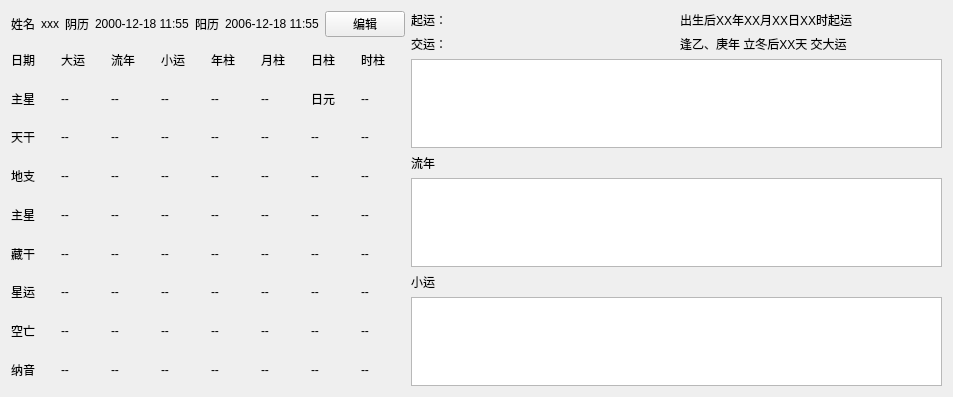
<?xml version="1.0" encoding="UTF-8"?>
<ui version="4.0">
 <class>BaziDialog</class>
 <widget class="QWidget" name="BaziDialog">
  <property name="geometry">
   <rect>
    <x>0</x>
    <y>0</y>
    <width>953</width>
    <height>397</height>
   </rect>
  </property>
  <property name="windowTitle">
   <string>Form</string>
  </property>
  <layout class="QGridLayout" name="gridLayout">
   <item row="0" column="1">
    <layout class="QVBoxLayout" name="verticalLayout_3">
     <item>
      <layout class="QHBoxLayout" name="horizontalLayout_2">
       <item>
        <widget class="QLabel" name="label_qiyun">
         <property name="acceptDrops">
          <bool>false</bool>
         </property>
         <property name="layoutDirection">
          <enum>Qt::LeftToRight</enum>
         </property>
         <property name="text">
          <string>起运：</string>
         </property>
        </widget>
       </item>
       <item>
        <widget class="QLabel" name="label_qiyun_value">
         <property name="text">
          <string>出生后XX年XX月XX日XX时起运</string>
         </property>
        </widget>
       </item>
      </layout>
     </item>
     <item>
      <layout class="QHBoxLayout" name="horizontalLayout_12">
       <item>
        <widget class="QLabel" name="label_jiaoyun">
         <property name="acceptDrops">
          <bool>false</bool>
         </property>
         <property name="layoutDirection">
          <enum>Qt::LeftToRight</enum>
         </property>
         <property name="text">
          <string>交运：</string>
         </property>
        </widget>
       </item>
       <item>
        <widget class="QLabel" name="label_jiaoyun_value">
         <property name="text">
          <string>逢乙、庚年 立冬后XX天 交大运</string>
         </property>
        </widget>
       </item>
      </layout>
     </item>
     <item>
      <layout class="QVBoxLayout" name="verticalLayout_2">
       <item>
        <widget class="QTableWidget" name="tableWidget_dayun"/>
       </item>
       <item>
        <widget class="QLabel" name="label_liunian_2">
         <property name="text">
          <string>流年</string>
         </property>
        </widget>
       </item>
       <item>
        <widget class="QTableWidget" name="tableWidget_liunian"/>
       </item>
       <item>
        <widget class="QLabel" name="label_xiaoyun_2">
         <property name="text">
          <string>小运</string>
         </property>
        </widget>
       </item>
       <item>
        <widget class="QTableWidget" name="tableWidget_xiaoyun"/>
       </item>
      </layout>
     </item>
    </layout>
   </item>
   <item row="0" column="0">
    <layout class="QVBoxLayout" name="verticalLayout">
     <item>
      <layout class="QHBoxLayout" name="horizontalLayout">
       <item>
        <widget class="QLabel" name="label_Name">
         <property name="text">
          <string>姓名</string>
         </property>
        </widget>
       </item>
       <item>
        <widget class="QLabel" name="label_Name_value">
         <property name="text">
          <string>xxx</string>
         </property>
        </widget>
       </item>
       <item>
        <widget class="QLabel" name="label_lunar">
         <property name="text">
          <string>阴历</string>
         </property>
        </widget>
       </item>
       <item>
        <widget class="QLabel" name="label_lunar_value">
         <property name="text">
          <string>2000-12-18 11:55</string>
         </property>
        </widget>
       </item>
       <item>
        <widget class="QLabel" name="label_solar">
         <property name="text">
          <string>阳历</string>
         </property>
        </widget>
       </item>
       <item>
        <widget class="QLabel" name="label_solar_value">
         <property name="text">
          <string>2006-12-18 11:55</string>
         </property>
        </widget>
       </item>
       <item>
        <widget class="QPushButton" name="pushButton_edit">
         <property name="text">
          <string>编辑</string>
         </property>
        </widget>
       </item>
      </layout>
     </item>
     <item>
      <layout class="QHBoxLayout" name="horizontalLayout_3">
       <item>
        <widget class="QLabel" name="label_date">
         <property name="text">
          <string>日期</string>
         </property>
        </widget>
       </item>
       <item>
        <widget class="QLabel" name="label_dayun">
         <property name="text">
          <string>大运</string>
         </property>
        </widget>
       </item>
       <item>
        <widget class="QLabel" name="label_liunian">
         <property name="text">
          <string>流年</string>
         </property>
        </widget>
       </item>
       <item>
        <widget class="QLabel" name="label_xiaoyun">
         <property name="text">
          <string>小运</string>
         </property>
        </widget>
       </item>
       <item>
        <widget class="QLabel" name="label_nianzhu">
         <property name="text">
          <string>年柱</string>
         </property>
        </widget>
       </item>
       <item>
        <widget class="QLabel" name="label_yuezhu">
         <property name="text">
          <string>月柱</string>
         </property>
        </widget>
       </item>
       <item>
        <widget class="QLabel" name="label_rizhu">
         <property name="text">
          <string>日柱</string>
         </property>
        </widget>
       </item>
       <item>
        <widget class="QLabel" name="label_shizhu">
         <property name="text">
          <string>时柱</string>
         </property>
        </widget>
       </item>
      </layout>
     </item>
     <item>
      <layout class="QHBoxLayout" name="horizontalLayout_4">
       <item>
        <widget class="QLabel" name="label_zhuxing">
         <property name="text">
          <string>主星</string>
         </property>
        </widget>
       </item>
       <item>
        <widget class="QLabel" name="label_zhuxing_dayun">
         <property name="text">
          <string>--</string>
         </property>
        </widget>
       </item>
       <item>
        <widget class="QLabel" name="label_zhuxing_liunian">
         <property name="text">
          <string>--</string>
         </property>
        </widget>
       </item>
       <item>
        <widget class="QLabel" name="label_zhuxing_xiaoyun">
         <property name="text">
          <string>--</string>
         </property>
        </widget>
       </item>
       <item>
        <widget class="QLabel" name="label_zhuxing_nianzhu">
         <property name="text">
          <string>--</string>
         </property>
        </widget>
       </item>
       <item>
        <widget class="QLabel" name="label_zhuxing_yuezhu">
         <property name="text">
          <string>--</string>
         </property>
        </widget>
       </item>
       <item>
        <widget class="QLabel" name="label_zhuxing_rizhu">
         <property name="text">
          <string>日元</string>
         </property>
        </widget>
       </item>
       <item>
        <widget class="QLabel" name="label_zhuxing_shizhu">
         <property name="text">
          <string>--</string>
         </property>
        </widget>
       </item>
      </layout>
     </item>
     <item>
      <layout class="QHBoxLayout" name="horizontalLayout_5">
       <item>
        <widget class="QLabel" name="label_tiangan">
         <property name="text">
          <string>天干</string>
         </property>
        </widget>
       </item>
       <item>
        <widget class="QLabel" name="label_tiangan_dayun">
         <property name="text">
          <string>--</string>
         </property>
        </widget>
       </item>
       <item>
        <widget class="QLabel" name="label_tiangan_liunian">
         <property name="text">
          <string>--</string>
         </property>
        </widget>
       </item>
       <item>
        <widget class="QLabel" name="label_tiangan_xiaoyun">
         <property name="text">
          <string>--</string>
         </property>
        </widget>
       </item>
       <item>
        <widget class="QLabel" name="label_tiangan_nianzhu">
         <property name="text">
          <string>--</string>
         </property>
        </widget>
       </item>
       <item>
        <widget class="QLabel" name="label_tiangan_yuezhu">
         <property name="text">
          <string>--</string>
         </property>
        </widget>
       </item>
       <item>
        <widget class="QLabel" name="label_tiangan_rizhu">
         <property name="text">
          <string>--</string>
         </property>
        </widget>
       </item>
       <item>
        <widget class="QLabel" name="label_tiangan_shizhu">
         <property name="text">
          <string>--</string>
         </property>
        </widget>
       </item>
      </layout>
     </item>
     <item>
      <layout class="QHBoxLayout" name="horizontalLayout_6">
       <item>
        <widget class="QLabel" name="label_dizhi">
         <property name="text">
          <string>地支</string>
         </property>
        </widget>
       </item>
       <item>
        <widget class="QLabel" name="label_dizhi_dayun">
         <property name="text">
          <string>--</string>
         </property>
        </widget>
       </item>
       <item>
        <widget class="QLabel" name="label_dizhi_liunian">
         <property name="text">
          <string>--</string>
         </property>
        </widget>
       </item>
       <item>
        <widget class="QLabel" name="label_dizhi_xiaoyun">
         <property name="text">
          <string>--</string>
         </property>
        </widget>
       </item>
       <item>
        <widget class="QLabel" name="label_dizhi_nianzhu">
         <property name="text">
          <string>--</string>
         </property>
        </widget>
       </item>
       <item>
        <widget class="QLabel" name="label_dizhi_yuezhu">
         <property name="text">
          <string>--</string>
         </property>
        </widget>
       </item>
       <item>
        <widget class="QLabel" name="label_dizhi_rizhu">
         <property name="text">
          <string>--</string>
         </property>
        </widget>
       </item>
       <item>
        <widget class="QLabel" name="label_dizhi_shizhu">
         <property name="text">
          <string>--</string>
         </property>
        </widget>
       </item>
      </layout>
     </item>
     <item>
      <layout class="QHBoxLayout" name="horizontalLayout_11">
       <item>
        <widget class="QLabel" name="label_dizhi_zhuxing">
         <property name="text">
          <string>主星</string>
         </property>
        </widget>
       </item>
       <item>
        <widget class="QLabel" name="label_dizhi_zhuxing_dayun">
         <property name="text">
          <string>--</string>
         </property>
        </widget>
       </item>
       <item>
        <widget class="QLabel" name="label_dizhi_zhuxing_liunian">
         <property name="text">
          <string>--</string>
         </property>
        </widget>
       </item>
       <item>
        <widget class="QLabel" name="label_dizhi_zhuxing_xiaoyun">
         <property name="text">
          <string>--</string>
         </property>
        </widget>
       </item>
       <item>
        <widget class="QLabel" name="label_dizhi_zhuxing_nianzhu">
         <property name="text">
          <string>--</string>
         </property>
        </widget>
       </item>
       <item>
        <widget class="QLabel" name="label_dizhi_zhuxing_yuezhu">
         <property name="text">
          <string>--</string>
         </property>
        </widget>
       </item>
       <item>
        <widget class="QLabel" name="label_dizhi_zhuxing_rizhu">
         <property name="text">
          <string>--</string>
         </property>
        </widget>
       </item>
       <item>
        <widget class="QLabel" name="label_dizhi_zhuxing_shizhu">
         <property name="text">
          <string>--</string>
         </property>
        </widget>
       </item>
      </layout>
     </item>
     <item>
      <layout class="QHBoxLayout" name="horizontalLayout_7">
       <item>
        <widget class="QLabel" name="label_canggan">
         <property name="text">
          <string>藏干</string>
         </property>
        </widget>
       </item>
       <item>
        <widget class="QLabel" name="label_canggan_dayun">
         <property name="text">
          <string>--</string>
         </property>
        </widget>
       </item>
       <item>
        <widget class="QLabel" name="label_canggan_liunian">
         <property name="text">
          <string>--</string>
         </property>
        </widget>
       </item>
       <item>
        <widget class="QLabel" name="label_canggan_xiaoyun">
         <property name="text">
          <string>--</string>
         </property>
        </widget>
       </item>
       <item>
        <widget class="QLabel" name="label_canggan_nianzhu">
         <property name="text">
          <string>--</string>
         </property>
        </widget>
       </item>
       <item>
        <widget class="QLabel" name="label_canggan_yuezhu">
         <property name="text">
          <string>--</string>
         </property>
        </widget>
       </item>
       <item>
        <widget class="QLabel" name="label_canggan_rizhu">
         <property name="text">
          <string>--</string>
         </property>
        </widget>
       </item>
       <item>
        <widget class="QLabel" name="label_canggan_shizhu">
         <property name="text">
          <string>--</string>
         </property>
        </widget>
       </item>
      </layout>
     </item>
     <item>
      <layout class="QHBoxLayout" name="horizontalLayout_9">
       <item>
        <widget class="QLabel" name="label_xingyun">
         <property name="text">
          <string>星运</string>
         </property>
        </widget>
       </item>
       <item>
        <widget class="QLabel" name="label_xingyun_dayun">
         <property name="text">
          <string>--</string>
         </property>
        </widget>
       </item>
       <item>
        <widget class="QLabel" name="label_xingyun_liunian">
         <property name="text">
          <string>--</string>
         </property>
        </widget>
       </item>
       <item>
        <widget class="QLabel" name="label_xingyun_xiaoyun">
         <property name="text">
          <string>--</string>
         </property>
        </widget>
       </item>
       <item>
        <widget class="QLabel" name="label_xingyun_nianzhu">
         <property name="text">
          <string>--</string>
         </property>
        </widget>
       </item>
       <item>
        <widget class="QLabel" name="label_xingyun_yuezhu">
         <property name="text">
          <string>--</string>
         </property>
        </widget>
       </item>
       <item>
        <widget class="QLabel" name="label_xingyun_rizhu">
         <property name="text">
          <string>--</string>
         </property>
        </widget>
       </item>
       <item>
        <widget class="QLabel" name="label_xingyun_shizhu">
         <property name="text">
          <string>--</string>
         </property>
        </widget>
       </item>
      </layout>
     </item>
     <item>
      <layout class="QHBoxLayout" name="horizontalLayout_8">
       <item>
        <widget class="QLabel" name="label_kongwang">
         <property name="text">
          <string>空亡</string>
         </property>
        </widget>
       </item>
       <item>
        <widget class="QLabel" name="label_kongwang_dayun">
         <property name="text">
          <string>--</string>
         </property>
        </widget>
       </item>
       <item>
        <widget class="QLabel" name="label_kongwang_liunian">
         <property name="text">
          <string>--</string>
         </property>
        </widget>
       </item>
       <item>
        <widget class="QLabel" name="label_kongwang_xiaoyun">
         <property name="text">
          <string>--</string>
         </property>
        </widget>
       </item>
       <item>
        <widget class="QLabel" name="label_kongwang_nianzhu">
         <property name="text">
          <string>--</string>
         </property>
        </widget>
       </item>
       <item>
        <widget class="QLabel" name="label_kongwang_yuezhu">
         <property name="text">
          <string>--</string>
         </property>
        </widget>
       </item>
       <item>
        <widget class="QLabel" name="label_kongwang_rizhu">
         <property name="text">
          <string>--</string>
         </property>
        </widget>
       </item>
       <item>
        <widget class="QLabel" name="label_kongwang_shizhu">
         <property name="text">
          <string>--</string>
         </property>
        </widget>
       </item>
      </layout>
     </item>
     <item>
      <layout class="QHBoxLayout" name="horizontalLayout_10">
       <item>
        <widget class="QLabel" name="label_nayin">
         <property name="text">
          <string>纳音</string>
         </property>
        </widget>
       </item>
       <item>
        <widget class="QLabel" name="label_nayin_dayun">
         <property name="text">
          <string>--</string>
         </property>
        </widget>
       </item>
       <item>
        <widget class="QLabel" name="label_nayin_liunian">
         <property name="text">
          <string>--</string>
         </property>
        </widget>
       </item>
       <item>
        <widget class="QLabel" name="label_nayin_xiaoyun">
         <property name="text">
          <string>--</string>
         </property>
        </widget>
       </item>
       <item>
        <widget class="QLabel" name="label_nayin_nianzhu">
         <property name="text">
          <string>--</string>
         </property>
        </widget>
       </item>
       <item>
        <widget class="QLabel" name="label_nayin_yuezhu">
         <property name="text">
          <string>--</string>
         </property>
        </widget>
       </item>
       <item>
        <widget class="QLabel" name="label_nayin_rizhu">
         <property name="text">
          <string>--</string>
         </property>
        </widget>
       </item>
       <item>
        <widget class="QLabel" name="label_nayin_shizhu">
         <property name="text">
          <string>--</string>
         </property>
        </widget>
       </item>
      </layout>
     </item>
    </layout>
   </item>
  </layout>
 </widget>
 <resources/>
 <connections/>
</ui>
